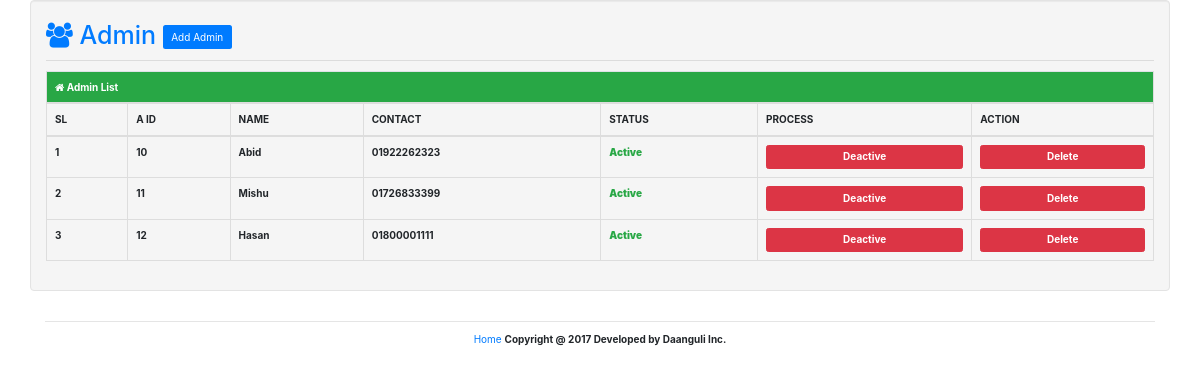
The app's page /admin_list.php (signed in) with its own data.
### tables this page shows
CREATE TABLE `libsys_admin` (
  `a_id` int(11) NOT NULL,
  `a_name` varchar(50) NOT NULL,
  `a_contact` varchar(20) NOT NULL,
  `a_password` varchar(255) NOT NULL,
  `a_status` int(11) NOT NULL
);

### includes/functions.php (called while the page is built, shortened)
<?php
include './includes/dbconnect.php';
function get_all_libsys_admin(){
    $var = array();
    global $link;
    $query = mysqli_query($link,"SELECT * FROM libsys_admin ");
    if($query){
        while($row = mysqli_fetch_array($query)){
            $var[] = $row;
        }
    }else{
        echo mysqli_error();
    }
    return $var;
}

### admin_list.php (the view, shortened to what this page needs)
<?php
if(isset($_SESSION['se_admin'])){
include './includes/functions.php';
?>
<!doctype html>
<html lang="en">
<head>
    <?php include './head.php'; ?>
</head>
<body>
    <div class="container">
        <div class="row">
            <div class="col-md-12 well">
                <h1 class="text-primary"><i class="fa fa-users"></i> Admin <a class="btn bg-primary" href="add_admin.php">Add Admin</a></h1>
                <hr/>
                <table class="table table-bordered">
                    <thead>
                    <tr class="btn-success">
                        <td colspan="9"><b><i class="fa fa-home"></i> Admin List</b></td>
                    </tr>
                    <tr>
                        <td><b>SL</b></td>
                        <td><b>A ID</b></td>
                        <td><b>NAME</b></td>
                        <td><b>CONTACT</b></td>
                        <td><b>STATUS</b></td>
                        <td><b>PROCESS</b></td>
                        <td><b>ACTION</b></td>
                    </tr>
                    </thead>
                    <tbody>
                    <?php
                    $all_admin=get_all_libsys_admin();
                    $i=1;
                    foreach($all_admin as $admin){
                        ?>
                        <tr>
                            <td><b><?php echo $i; ?></b></td>
                            <td><b><?php echo $admin['a_id']; ?></b></td>
                            <td><b><?php echo $admin['a_name']; ?></b></td>
                            <td><b><?php echo $admin['a_contact']; ?></b></td>
                            <td><b><?php
                                    if($admin['a_status']=='1'){
                                        echo '<b class="text-success">Active</b>';
                                    }else{
                                        echo '<b class="text-danger">Deactive</b>';
                                    }
                                    ?></b>
                            </td>
                            <td><b><?php
                                    if($admin['a_status']=='1'){ ?>
                                        <form action="" method="post">
                                            <button class="btn btn-danger btn-block"><b>Deactive</b></button>
                                        </form>
                                    <?php } ?></b>
                            </td>
                            <td>
                                <form action="" method="post">
                                    <button class="btn btn-danger btn-block" onclick='return confirm_delete()' ><b>Delete</b></button>
                                </form>
                            </td>
                        </tr>
                        <?php $i++; } ?>
                    </tbody>
                </table>
            </div>
        </div>
        <?php include './footer.php'; ?>
    </div>
</body>
</html>
    <?php
}else{
    echo "<meta http-equiv='refresh' content='.5;url=index.php'>";
}
?>

### records on screen
libsys_admin: a_id "10", a_name "Abid", a_contact "01922262323", a_status "Active"
libsys_admin: a_id "11", a_name "Mishu", a_contact "01726833399", a_status "Active"
libsys_admin: a_id "12", a_name "Hasan", a_contact "01800001111", a_status "Active"
